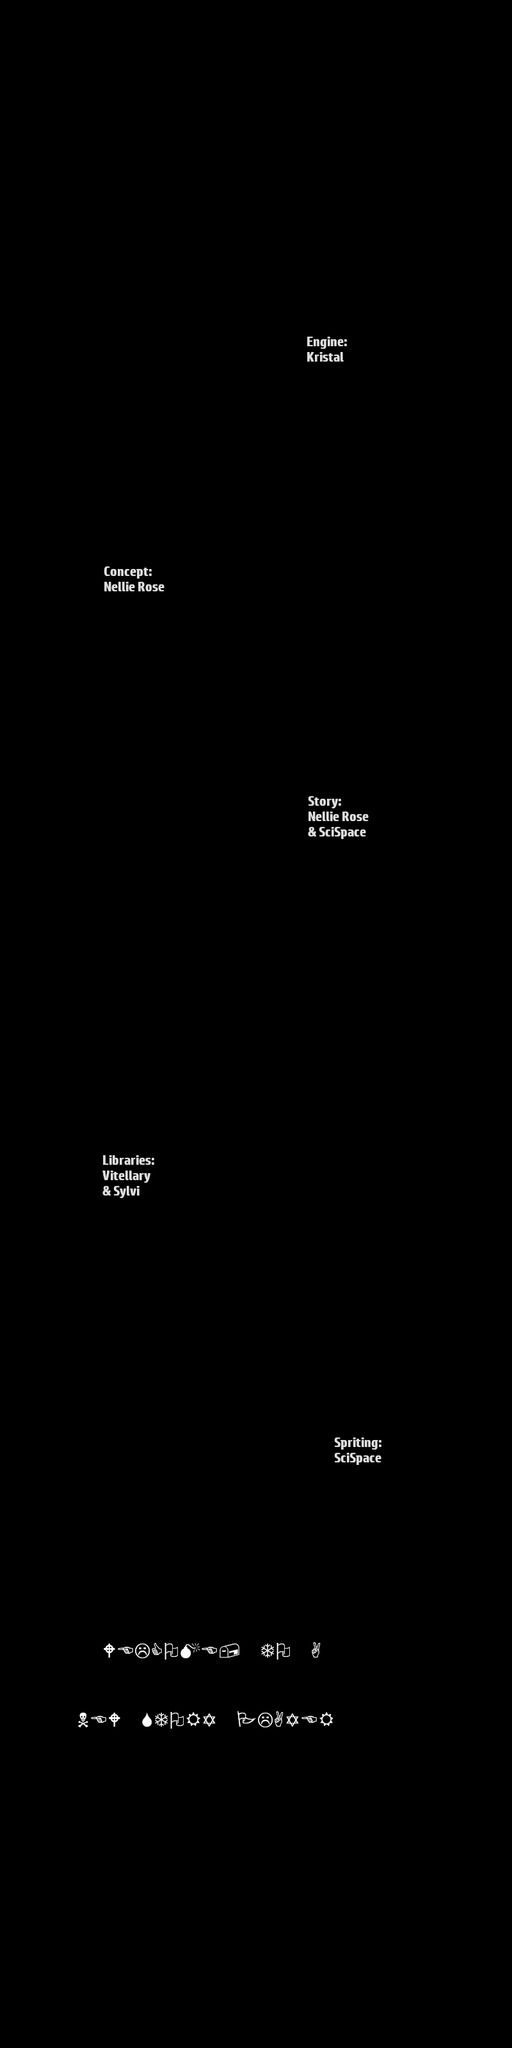

A level layout from a 2D game, rendered from its tile map. Below: a short description, then the map file with its tile-grid data intact:
An orthogonal 20x80 tile map with 40x40 px tiles, 1 tile layer (Tile Layer 1) and 1 object.

<map version="1.8" tiledversion="1.8.4" orientation="orthogonal" renderorder="right-down" width="20" height="80" tilewidth="40" tileheight="40" infinite="0" nextlayerid="3" nextobjectid="3">
 <editorsettings>
  <export target="INTRO.lua" format="lua" />
 </editorsettings>
 <tileset firstgid="1" source="../tilesets/Black.tsx" />
 <layer id="1" name="Tile Layer 1" width="20" height="80">
  <data encoding="csv">
1,1,1,1,1,1,1,1,1,1,1,1,1,1,1,1,1,1,1,1,
1,1,1,1,1,1,1,1,1,1,1,1,1,1,1,1,1,1,1,1,
1,1,1,1,1,1,1,1,1,1,1,1,1,1,1,1,1,1,1,1,
1,1,1,1,1,1,1,1,1,1,1,1,1,1,1,1,1,1,1,1,
1,1,1,1,1,1,1,1,1,1,1,1,1,1,1,1,1,1,1,1,
1,1,1,1,1,1,1,1,1,1,1,1,1,1,1,1,1,1,1,1,
1,1,1,1,1,1,1,1,1,1,1,1,1,1,1,1,1,1,1,1,
1,1,1,1,1,1,1,1,1,1,1,1,1,1,1,1,1,1,1,1,
1,1,1,1,1,1,1,1,1,1,1,1,1,1,1,1,1,1,1,1,
1,1,1,1,1,1,1,1,1,1,1,1,1,1,1,1,1,1,1,1,
1,1,1,1,1,1,1,1,1,1,1,1,1,1,1,1,1,1,1,1,
1,1,1,1,1,1,1,1,1,1,1,1,1,1,1,1,1,1,1,1,
1,1,1,1,1,1,1,1,1,1,1,1,1,1,1,1,1,1,1,1,
1,1,1,1,1,1,1,1,1,1,1,1,25,26,1,1,1,1,1,1,
1,1,1,1,1,1,1,1,1,1,1,1,35,36,1,1,1,1,1,1,
1,1,1,1,1,1,1,1,1,1,1,1,1,1,1,1,1,1,1,1,
1,1,1,1,1,1,1,1,1,1,1,1,1,1,1,1,1,1,1,1,
1,1,1,1,1,1,1,1,1,1,1,1,1,1,1,1,1,1,1,1,
1,1,1,1,1,1,1,1,1,1,1,1,1,1,1,1,1,1,1,1,
1,1,1,1,1,1,1,1,1,1,1,1,1,1,1,1,1,1,1,1,
1,1,1,1,1,1,1,1,1,1,1,1,1,1,1,1,1,1,1,1,
1,1,1,1,1,1,1,1,1,1,1,1,1,1,1,1,1,1,1,1,
1,1,1,1,8,9,10,1,1,1,1,1,1,1,1,1,1,1,1,1,
1,1,1,1,18,19,20,1,1,1,1,1,1,1,1,1,1,1,1,1,
1,1,1,1,1,1,1,1,1,1,1,1,1,1,1,1,1,1,1,1,
1,1,1,1,1,1,1,1,1,1,1,1,1,1,1,1,1,1,1,1,
1,1,1,1,1,1,1,1,1,1,1,1,1,1,1,1,1,1,1,1,
1,1,1,1,1,1,1,1,1,1,1,1,1,1,1,1,1,1,1,1,
1,1,1,1,1,1,1,1,1,1,1,1,1,1,1,1,1,1,1,1,
1,1,1,1,1,1,1,1,1,1,1,1,1,1,1,1,1,1,1,1,
1,1,1,1,1,1,1,1,1,1,1,1,1,1,1,1,1,1,1,1,
1,1,1,1,1,1,1,1,1,1,1,1,2,3,4,1,1,1,1,1,
1,1,1,1,1,1,1,1,1,1,1,1,12,13,14,1,1,1,1,1,
1,1,1,1,1,1,1,1,1,1,1,1,1,1,1,1,1,1,1,1,
1,1,1,1,1,1,1,1,1,1,1,1,1,1,1,1,1,1,1,1,
1,1,1,1,1,1,1,1,1,1,1,1,1,1,1,1,1,1,1,1,
1,1,1,1,1,1,1,1,1,1,1,1,1,1,1,1,1,1,1,1,
1,1,1,1,1,1,1,1,1,1,1,1,1,1,1,1,1,1,1,1,
1,1,1,1,1,1,1,1,1,1,1,1,1,1,1,1,1,1,1,1,
1,1,1,1,1,1,1,1,1,1,1,1,1,1,1,1,1,1,1,1,
1,1,1,1,1,1,1,1,1,1,1,1,1,1,1,1,1,1,1,1,
1,1,1,1,1,1,1,1,1,1,1,1,1,1,1,1,1,1,1,1,
1,1,1,1,1,1,1,1,1,1,1,1,1,1,1,1,1,1,1,1,
1,1,1,1,1,1,1,1,1,1,1,1,1,1,1,1,1,1,1,1,
1,1,1,1,17,1,1,1,1,1,1,1,1,1,1,1,1,1,1,1,
1,1,1,1,5,6,7,1,1,1,1,1,1,1,1,1,1,1,1,1,
1,1,1,1,15,16,17,1,1,1,1,1,1,1,1,1,1,1,1,1,
1,1,1,1,1,1,1,1,1,1,1,1,1,1,1,1,1,1,1,1,
1,1,1,1,1,1,1,1,1,1,1,1,1,1,1,1,1,1,1,1,
1,1,1,1,1,1,1,1,1,1,1,1,1,1,1,1,1,1,1,1,
1,1,1,1,1,1,1,1,1,1,1,1,1,1,1,1,1,1,1,1,
1,1,1,1,1,1,1,1,1,1,1,1,1,1,1,1,1,1,1,1,
1,1,1,1,1,1,1,1,1,1,1,1,1,1,1,1,1,1,1,1,
1,1,1,1,1,1,1,1,1,1,1,1,1,1,1,1,1,1,1,1,
1,1,1,1,1,1,1,1,1,1,1,1,1,1,1,1,1,1,1,1,
1,1,1,1,1,1,1,1,1,1,1,1,1,1,1,1,1,1,1,1,
1,1,1,1,1,1,1,1,1,1,1,1,1,22,23,1,1,1,1,1,
1,1,1,1,1,1,1,1,1,1,1,1,1,32,33,1,1,1,1,1,
1,1,1,1,1,1,1,1,1,1,1,1,1,1,1,1,1,1,1,1,
1,1,1,1,1,1,1,1,1,1,1,1,1,1,1,1,1,1,1,1,
1,1,1,1,1,1,1,1,1,1,1,1,1,1,1,1,1,1,1,1,
1,1,1,1,1,1,1,1,1,1,1,1,1,1,1,1,1,1,1,1,
1,1,1,1,1,1,1,1,1,1,1,1,1,1,1,1,1,1,1,1,
1,1,1,1,1,1,1,1,1,1,1,1,1,1,1,1,1,1,1,1,
1,1,1,1,51,52,53,54,55,56,57,58,59,1,1,1,1,1,1,1,
1,1,1,1,1,1,1,1,1,1,1,1,1,1,1,1,1,1,1,1,
1,1,1,61,62,63,64,65,66,67,68,69,70,1,1,1,1,1,1,1,
1,1,1,71,72,73,74,75,76,77,78,79,80,1,1,1,1,1,1,1,
1,1,1,1,1,1,1,1,1,1,1,1,1,1,1,1,1,1,1,1,
1,1,1,1,1,1,1,1,1,1,1,1,1,1,1,1,1,1,1,1,
1,1,1,1,1,1,1,1,1,1,1,1,1,1,1,1,1,1,1,1,
1,1,1,1,1,1,1,1,1,1,1,1,1,1,1,1,1,1,1,1,
1,1,1,1,1,1,1,1,1,1,1,1,1,1,1,1,1,1,1,1,
1,1,1,1,1,1,1,1,1,1,1,1,1,1,1,1,1,1,1,1,
1,1,1,1,1,1,1,1,1,1,1,1,1,1,1,1,1,1,1,1,
1,1,1,1,1,1,1,1,1,1,1,1,1,1,1,1,1,1,1,1,
1,1,1,1,1,1,1,1,1,1,1,1,1,1,1,1,1,1,1,1,
1,1,1,1,1,1,1,1,1,1,1,1,1,1,1,1,1,1,1,1,
1,1,1,1,1,1,1,1,1,1,1,1,1,1,1,1,1,1,1,1,
1,1,1,1,1,1,1,1,1,1,1,1,1,1,1,1,1,1,1,1
</data>
 </layer>
 <objectgroup color="#aa00ff" id="2" name="spawn" tintcolor="#aa00ff" offsetx="100" offsety="-1">
  <object id="2" x="320" y="123">
   <point />
  </object>
 </objectgroup>
</map>
